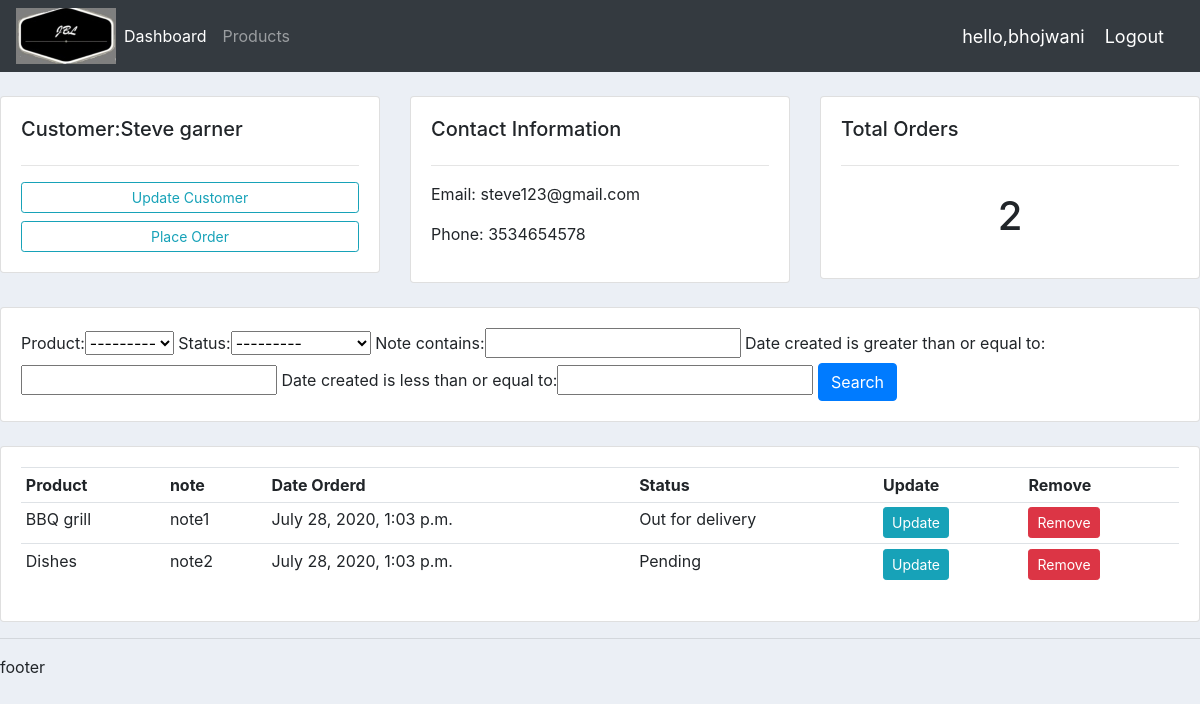
The page /customer/3/ (signed in) on the database its author committed.
### accounts/models.py (models this page shows, shortened)
class Customer(models.Model):
    user = models.OneToOneField(User,blank = True, null = True, on_delete=models.CASCADE)
    name = models.CharField(max_length=250,null = True)
    phone = models.CharField(max_length=50,null = True)
    email = models.CharField(max_length=250,null = True)
    profile_pic = models.ImageField(default = "profile1.png",null = True,blank = True)
    date_created = models.DateTimeField(auto_now_add=True,null = True)

class Order(models.Model):
    STATUS = (
        ('Pending','Pending'),
        ('Out for delivery','Out for delivery'),
        ('delivered','delivered'),
    )
    product =models.ForeignKey(Products,null = True,on_delete=models.SET_NULL)
    customer =models.ForeignKey(Customer,null = True,on_delete=models.SET_NULL)
    status = models.CharField(max_length = 200,null = True,choices = STATUS)
    date_created = models.DateTimeField(auto_now_add=True,null = True)
    note = models.CharField(max_length=50,null = True)

class Products(models.Model):
    CATEGORY = (
        ('Outdoor','Outdoor'),
        ('Indoor','Indoor')
    )
    name =models.CharField(max_length=250,null = True)
    price = models.FloatField(null = True)
    description =models.CharField(max_length=250,null = True,blank = True)
    category =models.CharField(max_length=250,null = True,choices = CATEGORY)
    date_created =models.DateTimeField(auto_now_add=True,null = True)
    tag =models.ManyToManyField(Tag)
    def __str__(self):
        return self.name

### accounts/decorators.py (the view)
        def wrapper(request,*args,**kwargs):
            group = None
            print(request.user.groups.all())
            if request.user.groups.exists():
                group = request.user.groups.all()[0].name
            if group in allowed_roles:
                return view_func(request,*args,**kwargs)
            else:
                return HttpResponse('You are not authorised to view this page')

### accounts/views.py (called while the page is built)
@login_required(login_url='login')
@allowed_users(allowed_roles=['admin','Admin'])
def customer(request,pk):
    customer = Customer.objects.get(id = pk)
    orders = customer.order_set.all()
    total_orders = orders.count()
    myFilter = OrderFilter(request.GET,queryset=orders)
    orders = myFilter.qs
    context = {'customer':customer,'orders':orders,'total_orders':total_orders,'filter':myFilter}
    return render(request,'accounts/customer.html',context)

### accounts/templates/Accounts/customer.html
{% extends './main.html' %}
{% block content %}
<br>
<div class="row">
	<div class="col-md">
		<div class="card card-body">
			<h5>Customer:{{customer.name}}</h5>
			<hr>
			<a class="btn btn-outline-info  btn-sm btn-block" href="">Update Customer</a>
			<a class="btn btn-outline-info  btn-sm btn-block" href="{% url 'create_order' customer.id%}">Place Order</a>
		</div>
	</div>
	<div class="col-md">
		<div class="card card-body">
			<h5>Contact Information</h5>
			<hr>
			<p>Email: {{customer.email}}</p>
			<p>Phone: {{customer.phone}}</p>
		</div>
	</div>
	<div class="col-md">
		<div class="card card-body">
			<h5>Total Orders</h5>
			<hr>
			<h1 style="text-align: center;padding: 10px">{{total_orders}}</h1>
		</div>
	</div>
</div>
<br>
<div class="row">
	<div class="col">
		<div class="card card-body">
			<form method="get">
				{{filter.form}}
		    <button class="btn btn-primary" type="submit">Search</button>
		  </form>
		</div>
	</div>
</div>
<br>
<div class="row">
	<div class="col-md">
		<div class="card card-body">
			<table class="table table-sm">
				<tr>
					<th>Product</th>
					<th>note</th>
					<th>Date Orderd</th>
					<th>Status</th>
					<th>Update</th>
					<th>Remove</th>
				</tr>
				{% for order in orders %}
				<tr>
					<td>{{order.product}}</td>
					<td>{{order.note}}</td>
					<td>{{order.date_created}}</td>
					<td>{{order.status}}</td>
					<td><a href="{% url 'update_order' order.id %}" class="btn btn-sm btn-info">Update</a></td>
					<td><a href ="{% url 'delete_order' order.id %}" class="btn btn-sm btn-danger">Remove</a></td>
				</tr>
				{% endfor %}
			</table>
		</div>
	</div>
</div>
{% endblock %}

### accounts/templates/Accounts/navbar.html (shortened to what this page needs)
{% load static %}
<nav class="navbar navbar-expand-lg navbar-dark bg-dark">
    <img src="{% static '/images/logo2.jpg'%}" >
    <div class="collapse navbar-collapse" id="navbarNav">
      {% if request.user.is_staff %}
      <ul class="navbar-nav">
        <li class="nav-item active">
          <a class="nav-link" href="{% url 'home' %}">Dashboard</a>
        </li>
        <li class="nav-item">
          <a class="nav-link" href="{% url 'products' %}">Products</a>
        </li>
      </ul>
      {% else %}
        <li class = "nav-item" >
          <a class = "nav-link" href = "{% url 'account' %}">Settings</a>
        </li>
      {% endif %}
    </div>
  <span class = "hello-msg">hello,{{request.user}}</span>
  <span> <a class = "hello-msg" href = "{% url 'logout' %}"> Logout</a></span>
  </nav>

### static/css/main.css (style rules this page uses)
body { background-color: #ebeff5; }

### accounts/templates/Accounts/navbar.html (style rules this page uses)
.hello-msg { font-size: 18px; color:#fff; margin-right: 20px; }

### rows shown on the page
Customer: name "Steve garner", email "steve123@gmail.com", phone "3534654578"
Order: product "BBQ grill", note "note1", date_created "July 28, 2020, 1:03 p.m.", status "Out for delivery"
Order: product "Dishes", note "note2", date_created "July 28, 2020, 1:03 p.m.", status "Pending"

### other values the page prints
{{ request.user }} "bhojwani"
{{ total_orders }} "2"
